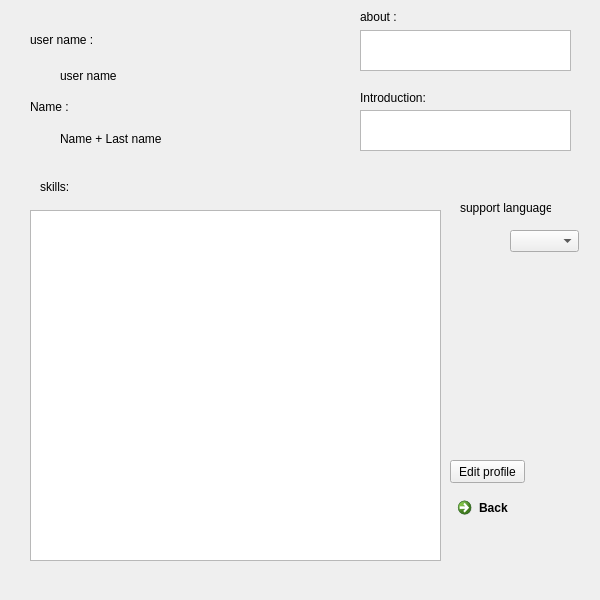
<?xml version="1.0" encoding="UTF-8"?>
<ui version="4.0">
 <class>Form</class>
 <widget class="QWidget" name="Form">
  <property name="geometry">
   <rect>
    <x>0</x>
    <y>0</y>
    <width>600</width>
    <height>600</height>
   </rect>
  </property>
  <property name="windowTitle">
   <string>Form</string>
  </property>
  <widget class="QLabel" name="label">
   <property name="geometry">
    <rect>
     <x>30</x>
     <y>30</y>
     <width>111</width>
     <height>20</height>
    </rect>
   </property>
   <property name="text">
    <string>user name :</string>
   </property>
  </widget>
  <widget class="QLabel" name="Username_info">
   <property name="geometry">
    <rect>
     <x>60</x>
     <y>60</y>
     <width>121</width>
     <height>31</height>
    </rect>
   </property>
   <property name="text">
    <string>user name </string>
   </property>
  </widget>
  <widget class="QLabel" name="label_3">
   <property name="geometry">
    <rect>
     <x>30</x>
     <y>100</y>
     <width>47</width>
     <height>13</height>
    </rect>
   </property>
   <property name="text">
    <string/>
   </property>
  </widget>
  <widget class="QLabel" name="label_4">
   <property name="geometry">
    <rect>
     <x>30</x>
     <y>100</y>
     <width>47</width>
     <height>13</height>
    </rect>
   </property>
   <property name="text">
    <string>Name :</string>
   </property>
  </widget>
  <widget class="QLabel" name="FirstnameAndLastName">
   <property name="geometry">
    <rect>
     <x>60</x>
     <y>123</y>
     <width>121</width>
     <height>31</height>
    </rect>
   </property>
   <property name="text">
    <string>Name + Last name</string>
   </property>
  </widget>
  <widget class="QLabel" name="label_8">
   <property name="geometry">
    <rect>
     <x>360</x>
     <y>10</y>
     <width>47</width>
     <height>13</height>
    </rect>
   </property>
   <property name="text">
    <string>about :</string>
   </property>
  </widget>
  <widget class="QTextBrowser" name="about">
   <property name="geometry">
    <rect>
     <x>360</x>
     <y>30</y>
     <width>211</width>
     <height>41</height>
    </rect>
   </property>
  </widget>
  <widget class="QLabel" name="label_9">
   <property name="geometry">
    <rect>
     <x>460</x>
     <y>200</y>
     <width>91</width>
     <height>16</height>
    </rect>
   </property>
   <property name="text">
    <string>support language:</string>
   </property>
  </widget>
  <widget class="QComboBox" name="SupportLanguage">
   <property name="geometry">
    <rect>
     <x>510</x>
     <y>230</y>
     <width>69</width>
     <height>22</height>
    </rect>
   </property>
  </widget>
  <widget class="QLabel" name="label_6">
   <property name="geometry">
    <rect>
     <x>360</x>
     <y>90</y>
     <width>81</width>
     <height>16</height>
    </rect>
   </property>
   <property name="text">
    <string>Introduction:</string>
   </property>
  </widget>
  <widget class="QTextBrowser" name="Introduction">
   <property name="geometry">
    <rect>
     <x>360</x>
     <y>110</y>
     <width>211</width>
     <height>41</height>
    </rect>
   </property>
  </widget>
  <widget class="QTextBrowser" name="Skill">
   <property name="geometry">
    <rect>
     <x>30</x>
     <y>210</y>
     <width>411</width>
     <height>351</height>
    </rect>
   </property>
  </widget>
  <widget class="QLabel" name="label_7">
   <property name="geometry">
    <rect>
     <x>40</x>
     <y>180</y>
     <width>47</width>
     <height>13</height>
    </rect>
   </property>
   <property name="text">
    <string>skills:</string>
   </property>
  </widget>
  <widget class="QPushButton" name="EditProfile">
   <property name="geometry">
    <rect>
     <x>450</x>
     <y>460</y>
     <width>75</width>
     <height>23</height>
    </rect>
   </property>
   <property name="text">
    <string>Edit profile</string>
   </property>
  </widget>
  <widget class="QCommandLinkButton" name="Back">
   <property name="geometry">
    <rect>
     <x>450</x>
     <y>490</y>
     <width>185</width>
     <height>41</height>
    </rect>
   </property>
   <property name="text">
    <string>Back</string>
   </property>
  </widget>
 </widget>
 <resources/>
 <connections/>
</ui>
